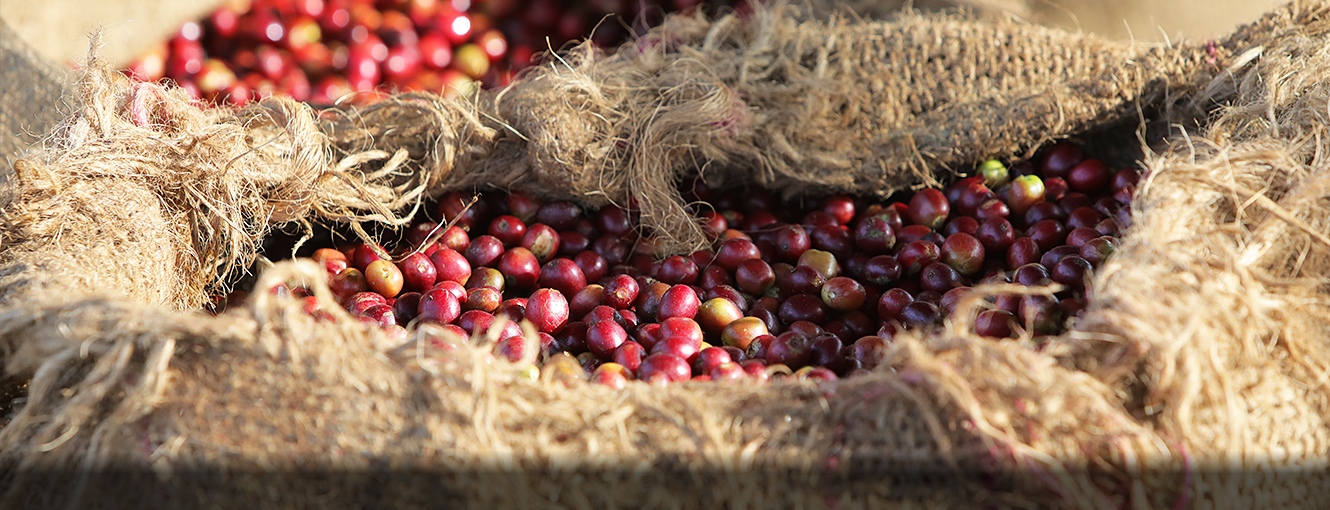
#> input picture coffee/ethcoffeecherry.jpg, 1330 x 510 px
$ python addbackground.py --inputfile ../coffee/ethcoffeecherry.jpg --outputfolder out --bgcolor 5
#> lines starting #> are read from the running program, lines starting #| are printed output that depends on the picture
#!/usr/bin/python

import argparse
from PIL import Image, ImageOps, ImageDraw
import librosa
from glob import glob

"""parsing and configuration"""
def parse_args():
    desc = "Add line background to the input image"
    parser = argparse.ArgumentParser(description=desc)

    parser.add_argument('--inputfile', type=str, default=None, help='Input image', required=True)

    parser.add_argument('--outputfolder', type=str, default=None, help='Output folder for the image with the background', required=True)

    parser.add_argument('--bgcolor', type=int, default=255, help='Background color. 255=white (default), 0=black', required=True)

    parser.add_argument('--bgtype', type=str, default=None, help='Background type: all (default), radial, horz, vert', required=False)

    parser.add_argument('--density', type=int, default=5, help='Density of background lines: 5 (normal, default), 1 (sparse), 10 (max)', required=False)

    return check_args(parser.parse_args())

"""checking arguments"""
def check_args(args):
    # --density
    try:
        assert args.density >= 1
        assert args.density <= 10
    except:
        print('Density %d out of range (must be between 1 and 10)' % args.density)
        return None
    return args

def addbg(x, bgcolor, bgtype, density):
    w, h = x.size

    # Make non transparent background.
    y = Image.new("RGB", x.size, (bgcolor, bgcolor, bgcolor))
    draw = ImageDraw.Draw(y)
    outlinecolor = 255 - bgcolor
    if bgtype == "radial":
        skip = int(60/density)
        for i in range(0, 360, skip):
            draw.pieslice((-w, -w, w*2, w+h), i, i+skip/2, outline=outlinecolor)
    elif bgtype == "horz":
        skip = int(h/(10*density))
        for i in range(skip, h, skip):
            draw.chord([0, i, w, i], 0, 360, outline=outlinecolor)
    elif bgtype == "vert":
        skip = int(w/(4*density))
        for i in range(skip, w, skip):
            draw.chord([i, 0, i, h], 0, 360, outline=outlinecolor)

    # Make RGBA.
    y = y.convert("RGBA")

    # Return image with background.
    return Image.alpha_composite(y, x).convert("RGB")

"""main"""
def main():

    # Parse arguments.
    args = parse_args()
    if args is None:
        print("Problem!")
        exit()

    # Determine background color and type.
    bgcolor = args.bgcolor
    bgtype = args.bgtype if args.bgtype else "all"

    # Open input image as RGBA.
    x = Image.open(args.inputfile).convert("RGBA")
    w, h = x.size
#> w = 1330; h = 510

    # Make bgcolor transparent.
    pixels = x.load()
    for i in range(w):
        for j in range(h):
            if pixels[i, j] == (bgcolor, bgcolor, bgcolor, 255):
                pixels[i, j] = (bgcolor, bgcolor, bgcolor, 0)

    # Add background image and save.
    filename = args.inputfile.split('/')[-1]
    bgtype = ["radial", "horz", "vert"] if bgtype == "all" else [bgtype]
    for t in bgtype:
        y = addbg(x, bgcolor, t, args.density)
        withbg = "{}.{}.jpg".format('.'.join(filename.split('.')[0:-1]), t)
        y.save("{}/{}".format(args.outputfolder, withbg))
#> this loop made 3 passes
#> pass 1, in addbg, `y = y.convert("RGBA")`:
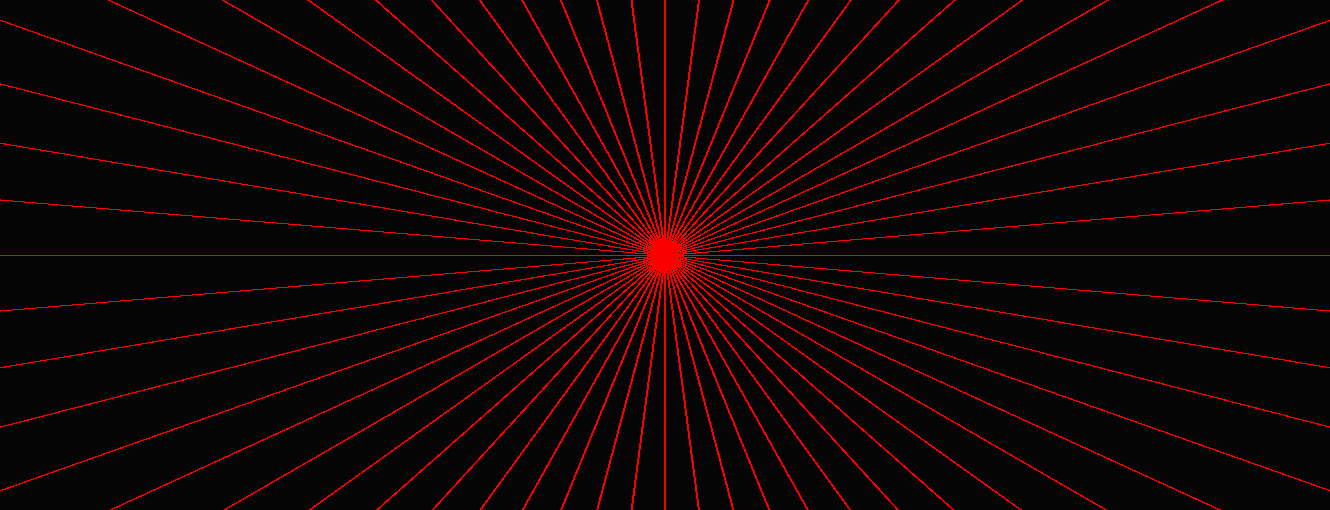
#> y: PIL image 1330x510 RGBA; mean R, G, B, A 19.4, 4.7, 4.7, 255
#> pass 2, in addbg (call 2), `y = y.convert("RGBA")`:
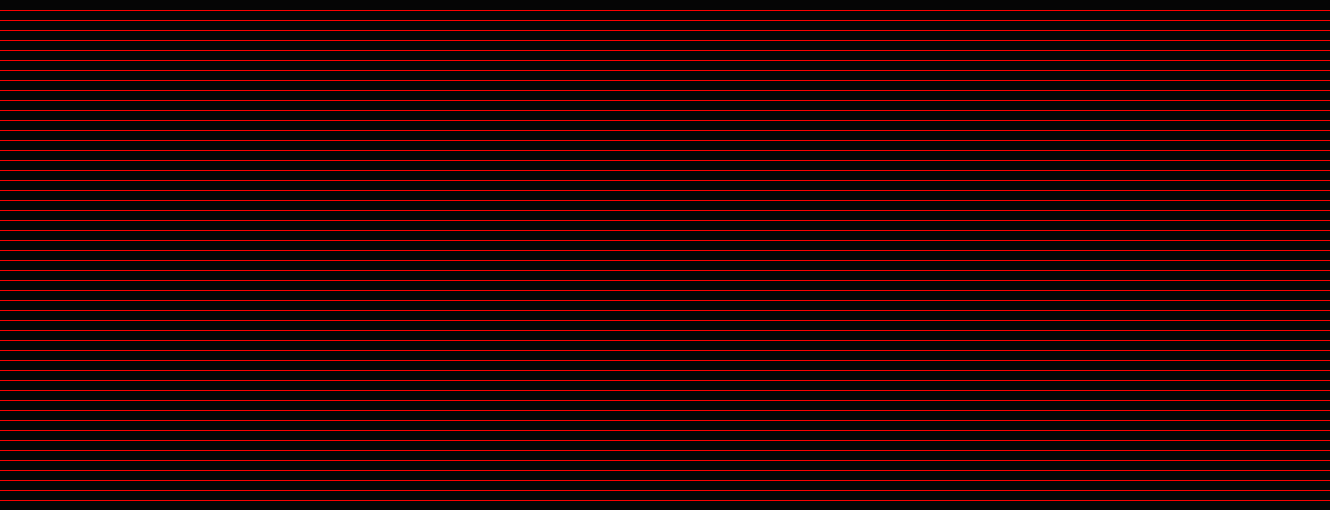
#> y: PIL image 1330x510 RGBA; mean R, G, B, A 29, 4.5, 4.5, 255
#> pass 3, in addbg (call 3), `y = y.convert("RGBA")`:
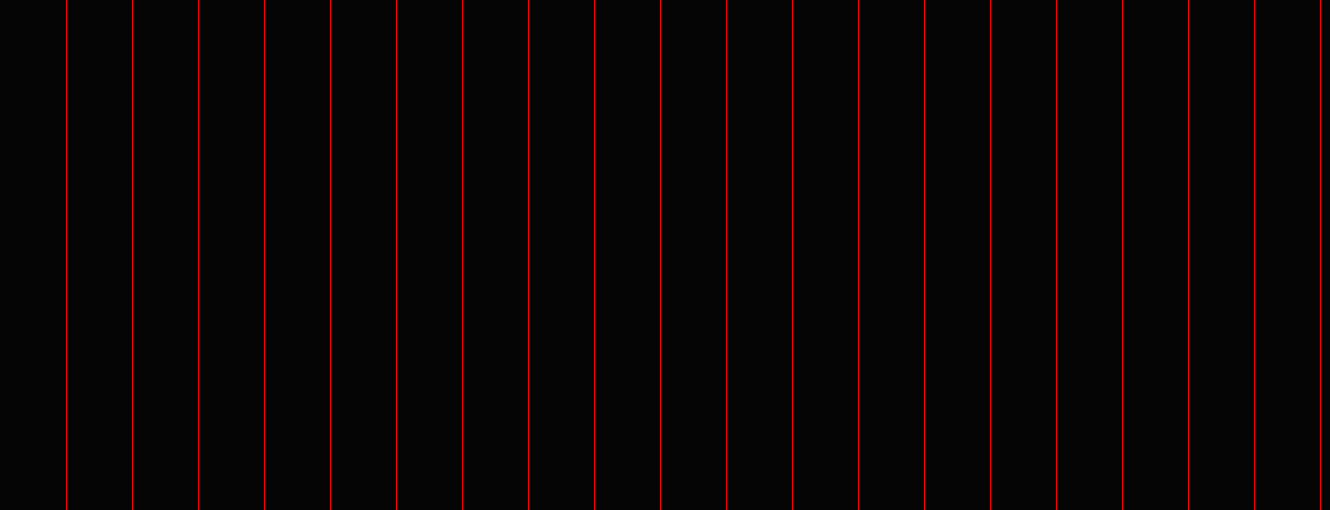
#> y: PIL image 1330x510 RGBA; mean R, G, B, A 8.7, 4.9, 4.9, 255
#> y is the input picture: PIL image 1330x510 RGB; mean R, G, B 148.9, 117.1, 95.1

if __name__ == '__main__':
    main()

$ run again, on coffee/flavor.png
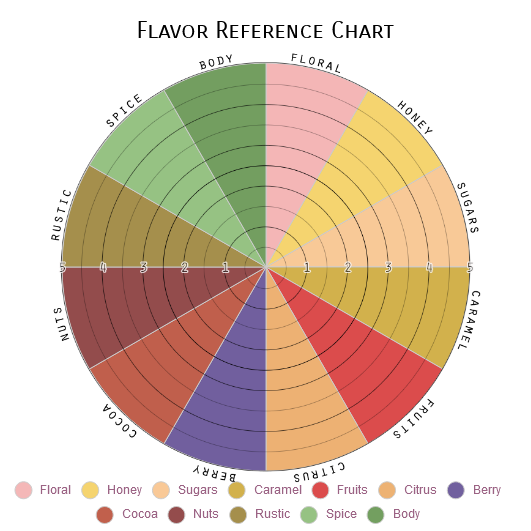
#> input picture coffee/flavor.png, 531 x 531 px
#> in main, x is the input picture: PIL image 531x531 RGBA; mean R, G, B, A 220.3, 201.3, 184, 255
#> the loop in main, `for t in bgtype:` made 3 passes
#> pass 1, in addbg, `y = y.convert("RGBA")`:
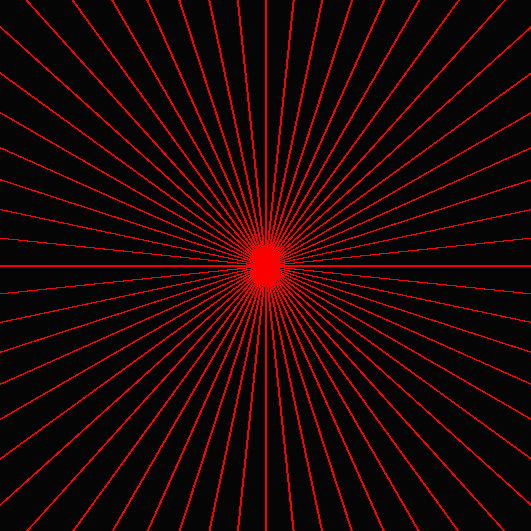
#> y: PIL image 531x531 RGBA; mean R, G, B, A 30.2, 4.5, 4.5, 255
#> pass 2, in addbg (call 2), `y = y.convert("RGBA")`:
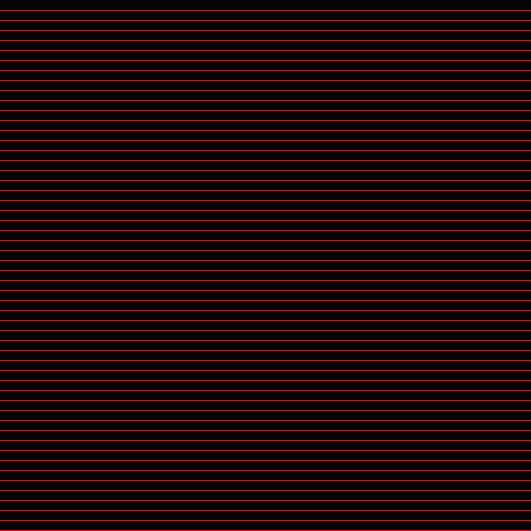
#> y: PIL image 531x531 RGBA; mean R, G, B, A 29.5, 4.5, 4.5, 255
